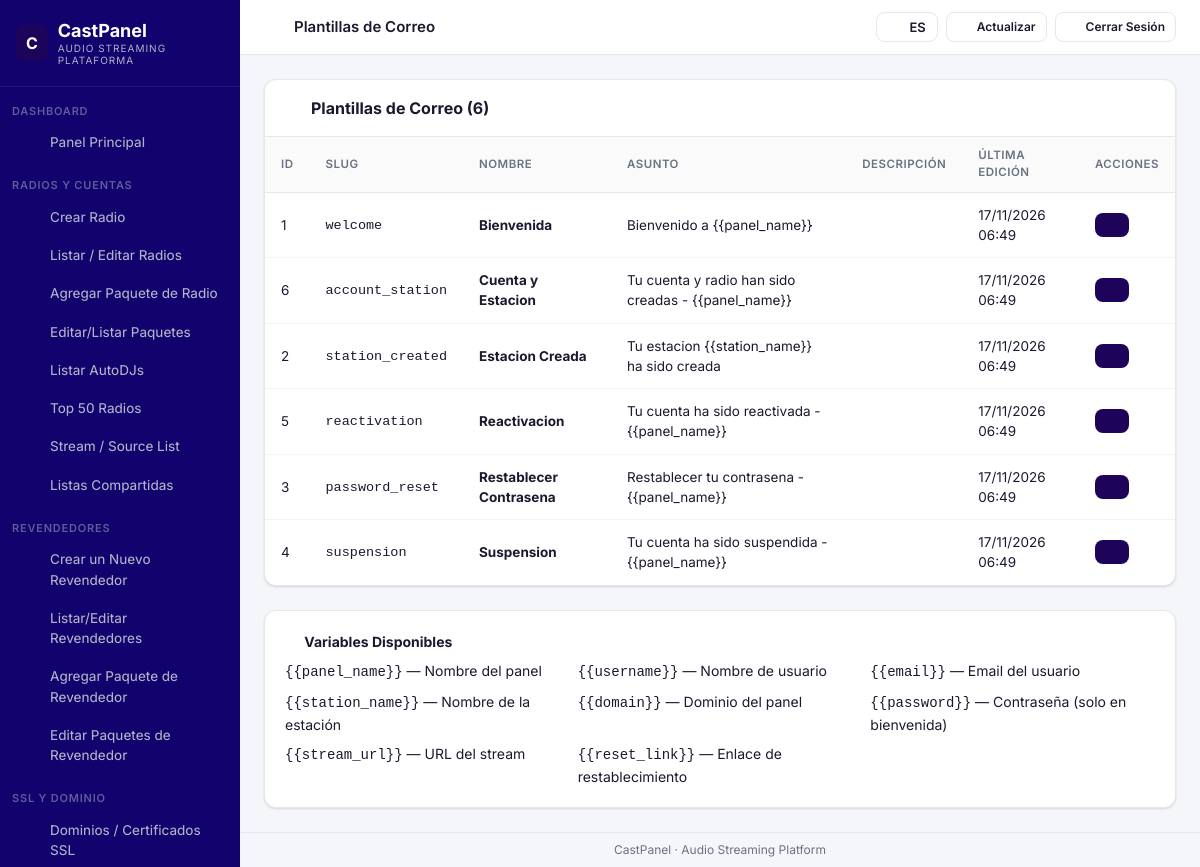
The app's page /admin/email_templates.php (signed in) with its own data.
### tables this page shows
CREATE TABLE IF NOT EXISTS `branding` (
  `id` int(10) unsigned NOT NULL AUTO_INCREMENT,
  `owner_type` enum('global','reseller') NOT NULL DEFAULT 'global',
  `owner_id` int(10) unsigned DEFAULT NULL,
  `panel_title` varchar(128) DEFAULT NULL,
  `panel_subtitle` varchar(255) DEFAULT NULL,
  `login_title` varchar(128) DEFAULT NULL,
  `logo_login` varchar(512) DEFAULT NULL,
  `logo_sidebar` varchar(512) DEFAULT NULL,
  `logo_favicon` varchar(512) DEFAULT NULL,
  `logo_player` varchar(512) DEFAULT NULL,
  `primary_color` varchar(7) DEFAULT NULL,
  `sidebar_color` varchar(7) DEFAULT NULL,
  `custom_css` text DEFAULT NULL,
  `footer_text` varchar(255) DEFAULT NULL,
  `created_at` datetime NOT NULL DEFAULT current_timestamp(),
  `updated_at` datetime NOT NULL DEFAULT current_timestamp() ON UPDATE current_timestamp(),
  PRIMARY KEY (`id`),
  UNIQUE KEY `uk_owner` (`owner_type`,`owner_id`)
);

CREATE TABLE IF NOT EXISTS `configuracion` (
  `clave` varchar(64) NOT NULL,
  `valor` text DEFAULT NULL,
  `descripcion` varchar(255) DEFAULT NULL,
  PRIMARY KEY (`clave`)
);

CREATE TABLE IF NOT EXISTS `email_templates` (
  `id` int(10) unsigned NOT NULL AUTO_INCREMENT,
  `slug` varchar(100) NOT NULL,
  `nombre` varchar(255) NOT NULL,
  `asunto` varchar(255) NOT NULL,
  `cuerpo_html` text NOT NULL,
  `variables` text DEFAULT NULL,
  `activo` tinyint(1) DEFAULT 1,
  `created_at` timestamp NOT NULL DEFAULT current_timestamp(),
  `updated_at` timestamp NOT NULL DEFAULT current_timestamp() ON UPDATE current_timestamp(),
  PRIMARY KEY (`id`),
  UNIQUE KEY `slug` (`slug`),
  KEY `idx_slug` (`slug`)
);

### includes/branding.php (called while the page is built, shortened)
<?php
require_once __DIR__ . '/../config/database.php';
function getBranding(?int $resellerId = null): array {
    $db = getDB();
    $defaults = [
        'panel_title'    => 'CastPanel',
        'panel_subtitle' => 'Audio Streaming Platform',
        'login_title'    => 'Iniciar Sesión',
        'logo_login'     => null,
        'logo_sidebar'   => null,
        'logo_favicon'   => null,
        'logo_player'    => null,
        'primary_color'  => null,
        'sidebar_color'  => null,
        'custom_css'     => null,
        'footer_text'    => null,
    ];
    $result = $defaults;
    try {
        $stmt = $db->prepare("SELECT * FROM branding WHERE owner_type = 'global' AND owner_id IS NULL LIMIT 1");
        $stmt->execute();
        $global = $stmt->fetch();
        if ($global) {
            foreach ($defaults as $key => $defVal) {
                if (!empty($global[$key])) {
                    $result[$key] = $global[$key];
                }
            }
            $result['_global_id'] = $global['id'];
        }
    } catch (PDOException $e) {
    }
    return $result;
}
function getCurrentBranding(): array {
    $resellerId = null;
    return getBranding($resellerId);
}

### config/database.php (called while the page is built, shortened)
<?php
function getDB(): PDO {
    static $pdo = null;
    if ($pdo === null) {
        $dsn = 'mysql:host=' . DB_HOST . ';dbname=' . DB_NAME . ';charset=' . DB_CHARSET;
        $options = [
            PDO::ATTR_ERRMODE            => PDO::ERRMODE_EXCEPTION,
            PDO::ATTR_DEFAULT_FETCH_MODE => PDO::FETCH_ASSOC,
            PDO::ATTR_EMULATE_PREPARES   => false,
        ];
        $pdo = new PDO($dsn, DB_USER, DB_PASS, $options);
    }
    return $pdo;
}

### includes/i18n.php (called while the page is built, shortened)
<?php
$_CURRENT_LANG = 'es';
function loadTranslations(?string $lang = null): void {
    if ($lang === null) {
        $lang = cpUserLanguage();
    }
    if ($lang === null) {
        $lang = cpDefaultLanguage();
    }
    $_CURRENT_LANG = $lang;
}
function getCurrentLang(): string {
    global $_CURRENT_LANG;
    return $_CURRENT_LANG;
}
function cpLanguageCodes(): array {
    return ['es', 'en', 'pt', 'fr', 'de', 'it', 'nl', 'tr', 'pl', 'ro', 'cs', 'sr', 'el', 'af', 'fa'];
}
function cpDefaultLanguage(): string {
    try {
        $row = getDB()->query("SELECT valor FROM configuracion WHERE clave = 'default_language'")->fetch();
        $lang = $row ? (string)$row['valor'] : 'es';
    } catch (\Throwable $e) {
        $lang = 'es';
    }
    return in_array($lang, cpLanguageCodes(), true) ? $lang : 'es';
}
function cpUserLanguage(): ?string {
    $uid = (int)($_SESSION['user_id'] ?? 0);
    $rol = $_SESSION['user_rol'] ?? '';
    if (!empty($_SESSION['dj_id'])) {
        $sql = 'SELECT panel_lang FROM cuentas_dj WHERE id = ?';
        $uid = (int)$_SESSION['dj_id'];
    } elseif ($uid > 0 && $rol === 'dj') {
        $sql = 'SELECT panel_lang FROM cuentas_dj WHERE id = ?';
    } elseif ($uid > 0 && in_array($rol, ['admin', 'reseller', 'cliente'], true)) {
        $sql = 'SELECT idioma FROM usuarios WHERE id = ?';
    } else {
        return null;
    }
    try {
        $st = getDB()->prepare($sql);
        $st->execute([$uid]);
        $lang = $st->fetchColumn();
    } catch (\Throwable $e) {
        return null;
    }
    return is_string($lang) && in_array($lang, cpLanguageCodes(), true) ? $lang : null;
}
function cpI18nStart(): void {
    loadTranslations();
}

### admin/email_templates.php (the view, shortened to what this page needs)
<?php
$pageTitle = 'Plantillas de Correo';
$pageIcon = 'note';
$isAdmin = true;
require_once __DIR__ . '/../includes/layout_header.php';
$db = getDB();
$tableExists = false;
try {
    $db->query("SELECT 1 FROM email_templates LIMIT 1");
    $tableExists = true;
} catch (PDOException $e) {}
$templates = [];
if ($tableExists) {
    try {
        $templates = $db->query("SELECT * FROM email_templates ORDER BY nombre ASC")->fetchAll();
    } catch (PDOException $e) {}
}
?>
<div class="card" style="margin-bottom:1.5rem;">
    <div class="card-header" style="display:flex;justify-content:space-between;align-items:center;">
        <h3><?= cpIcon('note', 18) ?> Plantillas de Correo (<?= count($templates) ?>)</h3>
    </div>
    <div class="card-body" style="padding:0;">
        <table class="table" style="margin:0;">
            <thead>
                <tr>
                    <th>ID</th>
                    <th>Slug</th>
                    <th>Nombre</th>
                    <th>Asunto</th>
                    <th>Descripción</th>
                    <th>Última Edición</th>
                    <th>Acciones</th>
                </tr>
            </thead>
            <tbody>
                <?php if (empty($templates)): ?>
                <tr><td colspan="7" style="text-align:center;padding:2rem;color:#999;">No hay plantillas. Use el botón "Inicializar Plantillas" para crear las predeterminadas.</td></tr>
                <?php else: ?>
                <?php foreach ($templates as $t): ?>
                <tr>
                    <td><?= $t['id'] ?></td>
                    <td><code><?= htmlspecialchars($t['slug']) ?></code></td>
                    <td><strong><?= htmlspecialchars($t['nombre']) ?></strong></td>
                    <td><?= htmlspecialchars($t['asunto']) ?></td>
                    <td style="font-size:.85rem;color:#666;"><?= htmlspecialchars($t['descripcion'] ?? '') ?></td>
                    <td><?= $t['updated_at'] ? date('d/m/Y H:i', strtotime($t['updated_at'])) : '-' ?></td>
                    <td>
                        <a href="?edit=<?= $t['id'] ?>" class="btn btn-sm btn-primary"><?= cpIcon('edit', 14) ?></a>
                    </td>
                </tr>
                <?php endforeach; ?>
                <?php endif; ?>
            </tbody>
        </table>
    </div>
</div>
<div class="card">
    <div class="card-body">
        <h4><?= cpIcon('info', 16) ?> Variables Disponibles</h4>
        <div style="display:grid;grid-template-columns:repeat(auto-fill,minmax(250px,1fr));gap:.5rem;margin-top:.5rem;">
            <div><code>{{panel_name}}</code> — Nombre del panel</div>
            <div><code>{{username}}</code> — Nombre de usuario</div>
            <div><code>{{email}}</code> — Email del usuario</div>
            <div><code>{{station_name}}</code> — Nombre de la estación</div>
            <div><code>{{domain}}</code> — Dominio del panel</div>
            <div><code>{{password}}</code> — Contraseña (solo en bienvenida)</div>
            <div><code>{{stream_url}}</code> — URL del stream</div>
            <div><code>{{reset_link}}</code> — Enlace de restablecimiento</div>
        </div>
    </div>
</div>
<?php require_once __DIR__ . '/../includes/layout_footer.php'; ?>

### includes/layout_header.php (shortened to what this page needs)
<?php
require_once __DIR__ . '/branding.php';
require_once __DIR__ . '/icons.php';
require_once __DIR__ . '/i18n.php';
cpI18nStart();
$currentPage = basename($_SERVER['SCRIPT_NAME'], '.php');
$brand = getCurrentBranding();
?>
<!DOCTYPE html>
<html lang="es">
<head>
    <?php $cpStyleVer = @filemtime(BASE_PATH . '/assets/css/style.css') ?: time(); ?>
    <link href="<?= BASE_URL ?>/assets/css/style.css?v=<?= (int)$cpStyleVer ?>" rel="stylesheet">
</head>
<body>
<div class="layout">
    <aside class="sidebar" id="sidebar">
        <div class="sidebar-logo">
            <?php if (!empty($brand['logo_sidebar'])): ?>
                <img src="<?= htmlspecialchars($brand['logo_sidebar']) ?>" alt="<?= htmlspecialchars($brand['panel_title'] ?? 'CastPanel') ?>"
                     style="max-height:44px;max-width:180px;object-fit:contain">
            <?php else: ?>
                <div class="logo-icon"><?= strtoupper(substr($brand['panel_title'] ?? 'C', 0, 1)) ?></div>
                <div class="logo-text">
                    <?= htmlspecialchars($brand['panel_title'] ?? 'CastPanel') ?>
                    <small><?= htmlspecialchars($brand['panel_subtitle'] ?? 'Audio Streaming') ?></small>
                </div>
            <?php endif; ?>
        </div>
        <?php if (!empty($isAdmin)): ?>
        <div class="sidebar-section">Dashboard</div>
        <ul class="sidebar-nav">
            <li><a href="<?= BASE_URL ?>/admin/index.php" class="<?= $currentPage === 'index' ? 'active' : '' ?>">
                <span class="nav-icon"><?= cpIcon('home', 16) ?></span> Panel Principal
            </a></li>
        </ul>
        <div class="sidebar-section">Radios y Cuentas</div>
        <ul class="sidebar-nav">
            <li><a href="<?= BASE_URL ?>/admin/estaciones.php?action=new" class="<?= ($currentPage === 'estaciones' && ($_GET['action'] ?? '') === 'new') ? 'active' : '' ?>">
                <span class="nav-icon"><?= cpIcon('plus', 16) ?></span> Crear Radio
            </a></li>
            <li><a href="<?= BASE_URL ?>/admin/estaciones.php" class="<?= ($currentPage === 'estaciones' && ($_GET['action'] ?? '') !== 'new') ? 'active' : '' ?>">
                <span class="nav-icon"><?= cpIcon('radio', 16) ?></span> Listar / Editar Radios
            </a></li>
            <li><a href="<?= BASE_URL ?>/admin/paquetes.php?action=new" class="<?= ($currentPage === 'paquetes' && ($_GET['action'] ?? '') === 'new') ? 'active' : '' ?>">
                <span class="nav-icon"><?= cpIcon('plus', 16) ?></span> Agregar Paquete de Radio
            </a></li>
            <li><a href="<?= BASE_URL ?>/admin/paquetes.php" class="<?= ($currentPage === 'paquetes' && ($_GET['action'] ?? '') !== 'new') ? 'active' : '' ?>">
                <span class="nav-icon"><?= cpIcon('pencil', 16) ?></span> Editar/Listar Paquetes
            </a></li>
            <li><a href="<?= BASE_URL ?>/admin/autodj_list.php" class="<?= $currentPage === 'autodj_list' ? 'active' : '' ?>">
                <span class="nav-icon"><?= cpIcon('music', 16) ?></span> Listar AutoDJs
            </a></li>
            <li><a href="<?= BASE_URL ?>/admin/top_radios.php" class="<?= $currentPage === 'top_radios' ? 'active' : '' ?>">
                <span class="nav-icon"><?= cpIcon('trending-up', 16) ?></span> Top 50 Radios
            </a></li>
            <li><a href="<?= BASE_URL ?>/admin/streams.php" class="<?= $currentPage === 'streams' ? 'active' : '' ?>">
                <span class="nav-icon"><?= cpIcon('signal', 16) ?></span> Stream / Source List
            </a></li>
            <li><a href="<?= BASE_URL ?>/admin/playlists_compartidas.php" class="<?= $currentPage === 'playlists_compartidas' ? 'active' : '' ?>">
                <span class="nav-icon"><?= cpIcon('share', 16) ?></span> Listas Compartidas
            </a></li>
        </ul>
        <div class="sidebar-section">Revendedores</div>
        <ul class="sidebar-nav">
            <li><a href="<?= BASE_URL ?>/admin/revendedores.php?action=new" class="<?= ($currentPage === 'revendedores' && ($_GET['action'] ?? '') === 'new') ? 'active' : '' ?>">
                <span class="nav-icon"><?= cpIcon('plus', 16) ?></span> Crear un Nuevo Revendedor
            </a></li>
            <li><a href="<?= BASE_URL ?>/admin/revendedores.php" class="<?= ($currentPage === 'revendedores' && ($_GET['action'] ?? '') !== 'new') ? 'active' : '' ?>">
                <span class="nav-icon"><?= cpIcon('list', 16) ?></span> Listar/Editar Revendedores
            </a></li>
            <li><a href="<?= BASE_URL ?>/admin/paquetes_reseller.php?action=new" class="<?= ($currentPage === 'paquetes_reseller' && ($_GET['action'] ?? '') === 'new') ? 'active' : '' ?>">
                <span class="nav-icon"><?= cpIcon('plus', 16) ?></span> Agregar Paquete de Revendedor
            </a></li>
            <li><a href="<?= BASE_URL ?>/admin/paquetes_reseller.php" class="<?= ($currentPage === 'paquetes_reseller' && ($_GET['action'] ?? '') !== 'new') ? 'active' : '' ?>">
                <span class="nav-icon"><?= cpIcon('pencil', 16) ?></span> Editar Paquetes de Revendedor
            </a></li>
        </ul>
        <div class="sidebar-section">SSL y Dominio</div>
        <ul class="sidebar-nav">
            <li><a href="<?= BASE_URL ?>/admin/ssl.php" class="<?= $currentPage === 'ssl' ? 'active' : '' ?>">
                <span class="nav-icon"><?= cpIcon('lock', 16) ?></span> Dominios / Certificados SSL
            </a></li>
        </ul>
        <?php endif; ?>
    </aside>
    <main class="main-content">
        <header class="topbar">
            <div style="display:flex;align-items:center;gap:12px">
                <div class="topbar-title">
                    <?php
                    $pi = $pageIcon ?? 'radio';
                    echo '<span class="title-icon">' . cpIcon($pi, 20) . '</span>';
                    ?>
                    <?= htmlspecialchars($pageTitle ?? 'Panel de Control') ?>
                </div>
            </div>
            <div class="topbar-actions">
                <button type="button" class="cp-lang-btn" onclick="cpLangOpen()" title="Idioma" aria-label="Idioma">
                    <?= cpIcon('globe', 15) ?><span translate="no"><?= strtoupper(htmlspecialchars(getCurrentLang())) ?></span>
                </button>
                <a href="<?= BASE_URL ?>/cliente/index.php" class="btn btn-outline btn-sm" onclick="location.reload();return false;"><?= cpIcon('refresh', 14) ?> Actualizar</a>
                <a href="<?= BASE_URL ?>/logout.php?rol=<?= urlencode($_SESSION['user_rol'] ?? '') ?>" class="btn btn-outline btn-sm"><?= cpIcon('logout', 14) ?> Cerrar Sesi&oacute;n</a>
            </div>
        </header>
        <div class="page-content">

### includes/icons.php (shortened to what this page needs)
<?php
function cpIcon(string $name, int $size = 16, string $class = ''): string {
    $cls = $class ? " class=\"$class\"" : '';
    $path = $icons[$name] ?? $icons['info'];
    return '<svg xmlns="http://www.w3.org/2000/svg" width="' . $size . '" height="' . $size . '" viewBox="0 0 24 24" fill="none" stroke="currentColor" stroke-width="2" stroke-linecap="round" stroke-linejoin="round"' . $cls . ' style="display:inline-block;vertical-align:middle;flex-shrink:0">' . $path . '</svg>';
}

### includes/layout_footer.php (shortened to what this page needs)
        </div>
        <footer style="padding:8px 24px;text-align:center;font-size:12px;color:var(--text-secondary);border-top:1px solid var(--border)">
            CastPanel &middot; Audio Streaming Platform
        </footer>
    </main>
</div>
</body>
</html>

### includes/language_panel.php (style rules this page uses)
.cp-lang-btn { display:inline-flex;align-items:center;gap:6px;padding:6px 11px;border:1px solid var(--border);border-radius:9px;background:var(--card-bg);color:var(--text-primary);font-size:13px;font-weight:600;cursor:pointer;font-family:inherit;transition:var(--transition) }

### records on screen
branding: panel_title "C", panel_title "CastPanel", panel_subtitle "AUDIO STREAMING PLATAFORMA"
configuracion: valor "ES"
email_templates: id "1", slug "welcome", nombre "Bienvenida", asunto "Bienvenido a {{panel_name}}", updated_at "17/11/2026 06:49"
email_templates: id "6", slug "account_station", nombre "Cuenta y Estacion", asunto "Tu cuenta y radio han sido creadas - {{panel_name}}", updated_at "17/11/2026 06:49"
email_templates: id "2", slug "station_created", nombre "Estacion Creada", asunto "Tu estacion {{station_name}} ha sido creada", updated_at "17/11/2026 06:49"
email_templates: id "5", slug "reactivation", nombre "Reactivacion", asunto "Tu cuenta ha sido reactivada - {{panel_name}}", updated_at "17/11/2026 06:49"
email_templates: id "3", slug "password_reset", nombre "Restablecer Contrasena", asunto "Restablecer tu contrasena - {{panel_name}}", updated_at "17/11/2026 06:49"
email_templates: id "4", slug "suspension", nombre "Suspension", asunto "Tu cuenta ha sido suspendida - {{panel_name}}", updated_at "17/11/2026 06:49"

### other values on screen
$pageTitle "Plantillas de Correo"
count($templates) "6"
